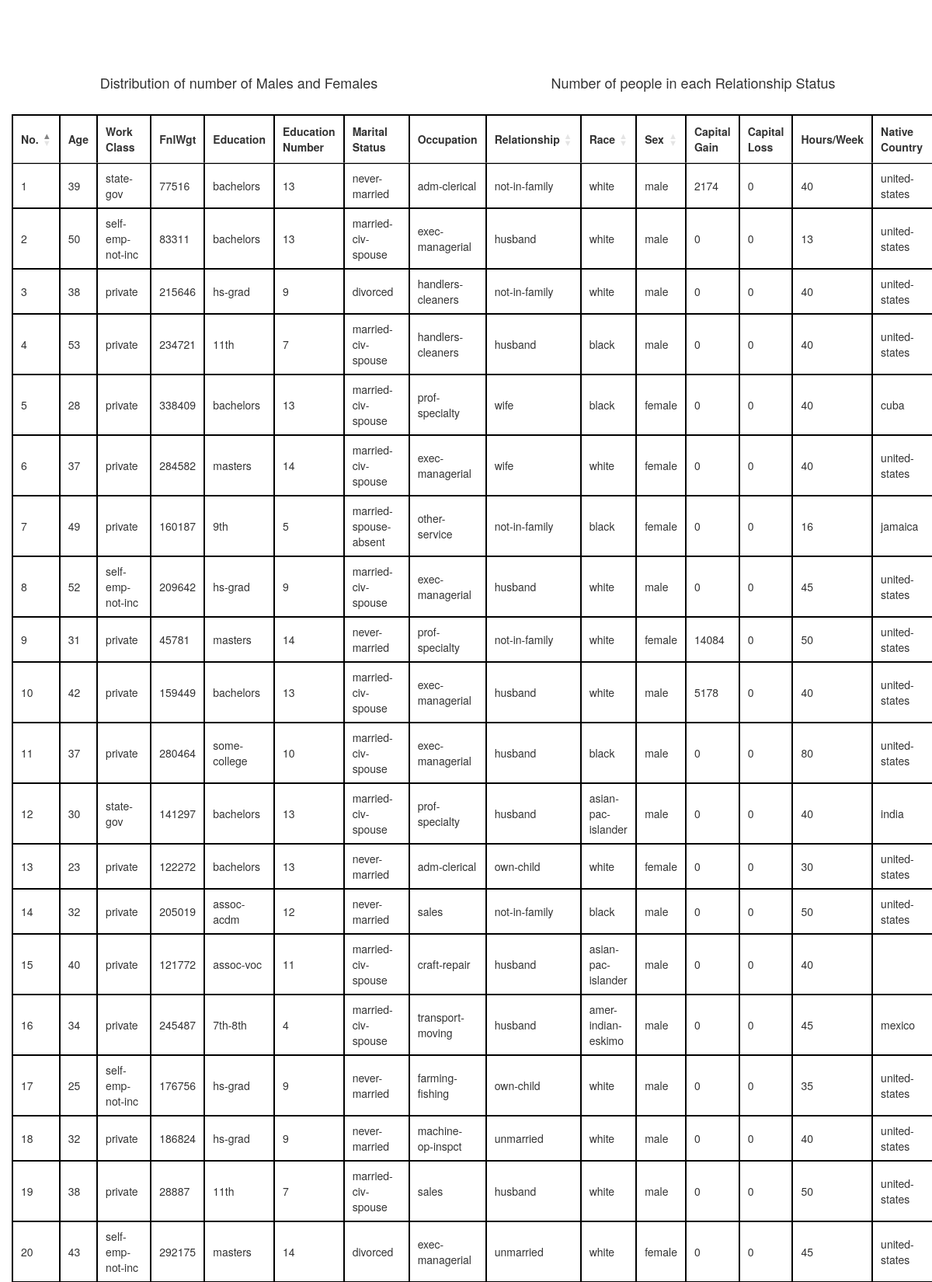
/index (upper part), run on the app's committed database.
### application/models.py (models this page shows)
class SampleData(models.Model):
    age = models.IntegerField(blank=True, null=True)
    workclass = models.CharField(max_length=255, blank=True, null=True)
    fnlwgt = models.CharField(max_length=255, blank=True, null=True)
    education = models.CharField(max_length=255, blank=True, null=True)
    education_num = models.IntegerField(blank=True, null=True)
    marital_status = models.CharField(max_length=255, blank=True, null=True)
    occupation = models.CharField(max_length=255, blank=True, null=True)
    relationship = models.CharField(max_length=255, blank=True, null=True)
    race = models.CharField(max_length=255, blank=True, null=True)
    sex = models.CharField(max_length=255, blank=True, null=True)
    capital_gain = models.IntegerField(blank=True, null=True)
    capital_loss = models.IntegerField(blank=True, null=True)
    hours_per_week = models.IntegerField(blank=True, null=True)
    native_country = models.CharField(max_length=255, blank=True, null=True)
    class Meta:
        db_table = 'user_data'

### application/views.py (the view)
# urls.py: url(r'^index', views.HomeView.as_view(), name="index"),
class HomeView(View):
    def get(self, request):
        params={}
        params['data'] = pagination(request, SampleData.objects.all())
        return render(request, "index.html", params)

### application/views.py (called while the page is built)
def pagination(request, object_list):
    page = request.GET.get('page', 1)
    paginator = Paginator(object_list, 100)
    try:
        objects = paginator.page(page)
    except PageNotAnInteger:
        objects = paginator.page(1)
    except EmptyPage:
        objects = paginator.page(paginator.num_pages)
    return objects

### application/templates/index.html (shortened to what this page needs)
<!DOCTYPE html>
<html lang="en">
<head>
    <link rel="stylesheet" href="https://maxcdn.bootstrapcdn.com/bootstrap/3.3.7/css/bootstrap.min.css">
    <link rel="stylesheet" href="https://stackpath.bootstrapcdn.com/font-awesome/4.7.0/css/font-awesome.min.css">
    <link rel="stylesheet" href="//cdn.datatables.net/1.10.19/css/jquery.dataTables.min.css">
</head>
<body>
    <div class="container">
        <div class="row">
            <div class="col-md-6">
                <canvas id="sexRatio"></canvas>
                <center><h4>Distribution of number of Males and Females</h4></center>
            </div>
            <div class="col-md-6">
                <canvas id="relationship"></canvas>
                <center><h4>Number of people in each Relationship Status</h4></center>
            </div>
        </div>
        <br>
        <div class="row">
            <table id="myTable">
                <thead>
                    <tr>
                        <th>No.</th>
                        <th>Age</th>
                        <th>Work Class</th>
                        <th>FnlWgt</th>
                        <th>Education</th>
                        <th>Education Number</th>
                        <th>Marital Status</th>
                        <th>Occupation</th>
                        <th>Relationship</th>
                        <th>Race</th>
                        <th>Sex</th>
                        <th>Capital Gain</th>
                        <th>Capital Loss</th>
                        <th>Hours/Week</th>
                        <th>Native Country</th>
                    </tr>
                </thead>
                <tbody>
                    {% if data %}
                    {% for user in data %}
                    <tr>
                        <td>{{ forloop.counter }}</td>
                        <td>{{ user.age }}</td>
                        <td>{{ user.workclass }}</td>
                        <td>{{ user.fnlwgt }}</td>
                        <td>{{ user.education }}</td>
                        <td>{{ user.education_num }}</td>
                        <td>{{ user.marital_status }}</td>
                        <td>{{ user.occupation }}</td>
                        <td>{{ user.relationship }}</td>
                        <td>{{ user.race }}</td>
                        <td>{{ user.sex }}</td>
                        <td>{{ user.capital_gain }}</td>
                        <td>{{ user.capital_loss }}</td>
                        <td>{{ user.hours_per_week }}</td>
                        <td>{{ user.native_country }}</td>
                    </tr>
                    {% endfor %}
                    {% else %}
                    <tr role="row" class="odd">
                        <td colspan="6" align="center"><h4>No result found</h4></td>
                    </tr>
                    {% endif %}
                </tbody>
            </table>
        </div>
    </div>
</body>
</html>

### application/templates/index.html (style rules this page uses)
table, th, td { border: 1px solid black; border-collapse: collapse; }
th, td { padding: 0.5px; }
#sexRatio, #relationship { width:30%; height:30%; }

### data on the page
SampleData: age "39", workclass "state-gov", fnlwgt "77516", education "bachelors", education_num "13", marital_status "never-married", occupation "adm-clerical", relationship "not-in-family", race "white", sex "male", capital_gain "2174", capital_loss "0", hours_per_week "40", native_country "united-states"
SampleData: age "50", workclass "self-emp-not-inc", fnlwgt "83311", education "bachelors", education_num "13", marital_status "married-civ-spouse", occupation "exec-managerial", relationship "husband", race "white", sex "male", capital_gain "0", capital_loss "0", hours_per_week "13", native_country "united-states"
SampleData: age "38", workclass "private", fnlwgt "215646", education "hs-grad", education_num "9", marital_status "divorced", occupation "handlers-cleaners", relationship "not-in-family", race "white", sex "male", capital_gain "0", capital_loss "0", hours_per_week "40", native_country "united-states"
SampleData: age "53", workclass "private", fnlwgt "234721", education "11th", education_num "7", marital_status "married-civ-spouse", occupation "handlers-cleaners", relationship "husband", race "black", sex "male", capital_gain "0", capital_loss "0", hours_per_week "40", native_country "united-states"
SampleData: age "28", workclass "private", fnlwgt "338409", education "bachelors", education_num "13", marital_status "married-civ-spouse", occupation "prof-specialty", relationship "wife", race "black", sex "female", capital_gain "0", capital_loss "0", hours_per_week "40", native_country "cuba"
SampleData: age "37", workclass "private", fnlwgt "284582", education "masters", education_num "14", marital_status "married-civ-spouse", occupation "exec-managerial", relationship "wife", race "white", sex "female", capital_gain "0", capital_loss "0", hours_per_week "40", native_country "united-states"
SampleData: age "49", workclass "private", fnlwgt "160187", education "9th", education_num "5", marital_status "married-spouse-absent", occupation "other-service", relationship "not-in-family", race "black", sex "female", capital_gain "0", capital_loss "0", hours_per_week "16", native_country "jamaica"
SampleData: age "52", workclass "self-emp-not-inc", fnlwgt "209642", education "hs-grad", education_num "9", marital_status "married-civ-spouse", occupation "exec-managerial", relationship "husband", race "white", sex "male", capital_gain "0", capital_loss "0", hours_per_week "45", native_country "united-states"
SampleData: age "31", workclass "private", fnlwgt "45781", education "masters", education_num "14", marital_status "never-married", occupation "prof-specialty", relationship "not-in-family", race "white", sex "female", capital_gain "14084", capital_loss "0", hours_per_week "50", native_country "united-states"
SampleData: age "42", workclass "private", fnlwgt "159449", education "bachelors", education_num "13", marital_status "married-civ-spouse", occupation "exec-managerial", relationship "husband", race "white", sex "male", capital_gain "5178", capital_loss "0", hours_per_week "40", native_country "united-states"
SampleData: age "37", workclass "private", fnlwgt "280464", education "some-college", education_num "10", marital_status "married-civ-spouse", occupation "exec-managerial", relationship "husband", race "black", sex "male", capital_gain "0", capital_loss "0", hours_per_week "80", native_country "united-states"
SampleData: age "30", workclass "state-gov", fnlwgt "141297", education "bachelors", education_num "13", marital_status "married-civ-spouse", occupation "prof-specialty", relationship "husband", race "asian-pac-islander", sex "male", capital_gain "0", capital_loss "0", hours_per_week "40", native_country "india"
SampleData: age "23", workclass "private", fnlwgt "122272", education "bachelors", education_num "13", marital_status "never-married", occupation "adm-clerical", relationship "own-child", race "white", sex "female", capital_gain "0", capital_loss "0", hours_per_week "30", native_country "united-states"
SampleData: age "32", workclass "private", fnlwgt "205019", education "assoc-acdm", education_num "12", marital_status "never-married", occupation "sales", relationship "not-in-family", race "black", sex "male", capital_gain "0", capital_loss "0", hours_per_week "50", native_country "united-states"
SampleData: age "40", workclass "private", fnlwgt "121772", education "assoc-voc", education_num "11", marital_status "married-civ-spouse", occupation "craft-repair", relationship "husband", race "asian-pac-islander", sex "male", capital_gain "0", capital_loss "0", hours_per_week "40"
SampleData: age "34", workclass "private", fnlwgt "245487", education "7th-8th", education_num "4", marital_status "married-civ-spouse", occupation "transport-moving", relationship "husband", race "amer-indian-eskimo", sex "male", capital_gain "0", capital_loss "0", hours_per_week "45", native_country "mexico"
SampleData: age "25", workclass "self-emp-not-inc", fnlwgt "176756", education "hs-grad", education_num "9", marital_status "never-married", occupation "farming-fishing", relationship "own-child", race "white", sex "male", capital_gain "0", capital_loss "0", hours_per_week "35", native_country "united-states"
SampleData: age "32", workclass "private", fnlwgt "186824", education "hs-grad", education_num "9", marital_status "never-married", occupation "machine-op-inspct", relationship "unmarried", race "white", sex "male", capital_gain "0", capital_loss "0", hours_per_week "40", native_country "united-states"
SampleData: age "38", workclass "private", fnlwgt "28887", education "11th", education_num "7", marital_status "married-civ-spouse", occupation "sales", relationship "husband", race "white", sex "male", capital_gain "0", capital_loss "0", hours_per_week "50", native_country "united-states"
SampleData: age "43", workclass "self-emp-not-inc", fnlwgt "292175", education "masters", education_num "14", marital_status "divorced", occupation "exec-managerial", relationship "unmarried", race "white", sex "female", capital_gain "0", capital_loss "0", hours_per_week "45", native_country "united-states"
